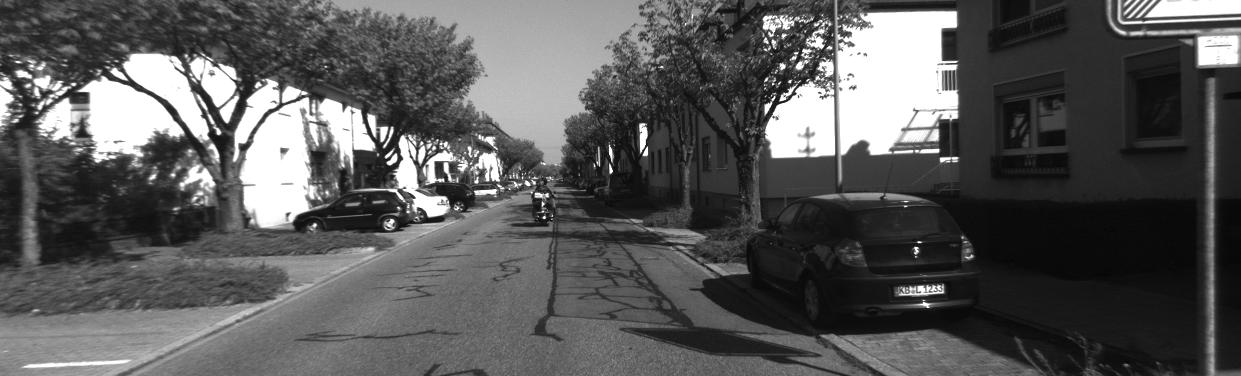
#> input picture Exercise 8 - Lucas-Kanade tracker/Matlab/data/000000.png, 1241 x 376 px, found by its file name
$ python main.py   (older library calls are emulated)
#> lines starting #> are read from the running program, lines starting #| are printed output that depends on the picture
### Exercise 5 - Stereo Dense Reconstruction/Solution 5 - Stereo Dense Reconstruction/code_python/getDisparity.py
import numpy as np
import multiprocessing
import matplotlib.pyplot as plt
from scipy.spatial.distance import cdist


def getDisparity(left_img, right_img, patch_radius, min_disp, max_disp):
    """
    left_img and right_img are both H x W and you should return a H x W matrix containing the disparity d for
    each pixel of left_img. Set disp_img to 0 for pixels where the SSD and/or d is not defined, and for
    d estimates rejected in Part 2. patch_radius specifies the SSD patch and each valid d should satisfy
    min_disp <= d <= max_disp.
    """
    r = patch_radius
    patch_size = 2 * patch_radius + 1

    disp_img = np.zeros_like(left_img).astype(np.float)
    rows, cols = left_img.shape

    debug_ssds = False
    reject_outliers = True
    refine_estimate = True

    # [4 lines of commented-out code are left out]

    for row in range(patch_radius, rows - patch_radius):
        for col in range(max_disp + patch_radius, cols - patch_radius):
            # Here we construct what you can see in the left two subplots of Fig. 4.
            left_patch = left_img[(row - r):(row + r + 1), (col - r):(col + r + 1)]
            right_strip = right_img[(row - r):(row + r + 1), (col - r - max_disp):(col + r - min_disp + 1)]

            rsvecs = np.zeros([patch_size, patch_size, max_disp - min_disp + 1])
            for i in range(0, patch_size):
                rsvecs[:, i, :] = right_strip[:, i:(max_disp - min_disp + i + 1)]

            # Transforming the patches into vectors so we can run them through pdist2.
            lpvec = left_patch.flatten()
            rsvecs = rsvecs.reshape([patch_size**2, max_disp - min_disp + 1])

            ssds = cdist(lpvec[None, :], rsvecs.T, 'sqeuclidean').squeeze(0)

            if debug_ssds:
                plt.figure(figsize=(15, 4))
                plot1 = plt.subplot2grid((1, 4), (0, 0))
                plot2 = plt.subplot2grid((1, 4), (0, 1), colspan=2)
                plot3 = plt.subplot2grid((1, 4), (0, 3))

                plot1.imshow(left_patch)
                plot1.axis('off')
                plot2.imshow(right_strip)
                plot2.axis('off')

                plot3.plot(ssds)
                plt.xlabel('d-d_{max}')
                plt.ylabel('Shi-Tomasi Scores')

                plt.tight_layout()
                plt.show()

            # The way the patches are set up, the argmin of ssds will not directly be the disparity,
            # but rather (max_disparity - disparity). We call this "neg_disp".
            neg_disp = np.argmin(ssds)
            min_ssd = ssds[neg_disp]

            if reject_outliers:
                if (ssds <= 1.5 * min_ssd).sum() < 3 and neg_disp != 0 and neg_disp != ssds.shape[0] - 1:
                    if not refine_estimate:
                        disp_img[row, col] = max_disp - neg_disp - 1
                    else:
                        x = np.asarray([neg_disp - 1, neg_disp, neg_disp + 1])
                        p = np.polyfit(x, ssds[x], 2)

                        # Minimum of p(0)x^2 + p(1)x + p(2), converted from neg_disp to disparity as above.
                        disp_img[row, col] = max_disp + p[1] / (2 * p[0]) - 1

            else:
                disp_img[row, col] = max_disp - neg_disp - 1

    return disp_img

### Exercise 5 - Stereo Dense Reconstruction/Solution 5 - Stereo Dense Reconstruction/code_python/main.py
import cv2
import warnings
import numpy as np
import matplotlib.pyplot as plt

from getDisparity import getDisparity
from disparityToPointCloud import disparityToPointCloud

# Scaling down by a factor of 2, otherwise too slow.
left_img = cv2.resize(cv2.imread('../../data/left/000000.png', cv2.IMREAD_GRAYSCALE), None,
                      fx=0.5, fy=0.5, interpolation=cv2.INTER_LINEAR)
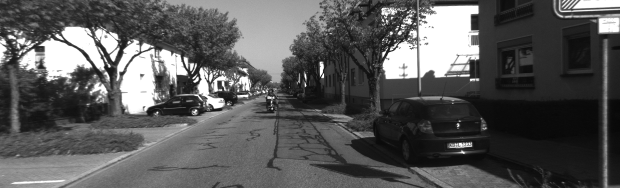
#> left_img: shape (188, 620); min 8, max 255, mean 89.2
right_img = cv2.resize(cv2.imread('../../data/right/000000.png', cv2.IMREAD_GRAYSCALE), None,
                       fx=0.5, fy=0.5, interpolation=cv2.INTER_LINEAR)
K = np.loadtxt('../../data/K.txt')
K[0:2, :] /= 2

poses = np.loadtxt('../../data/poses.txt')

# Given by the KITTI dataset:
baseline = 0.54

# Carefully tuned by the TAs:
patch_radius = 5
min_disp = 5
max_disp = 50
xlims = [7, 20]
ylims = [-6, 10]
zlims = [-5, 5]

# Parts 1, 2 and 4: Disparity on one image pair
disp_img = getDisparity(left_img, right_img, patch_radius, min_disp, max_disp)
#> after the loop in getDisparity, `for row in range(patch_radius, rows - patch_radius):`:
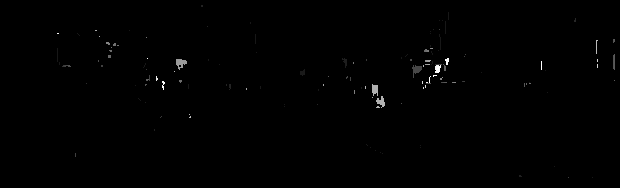
#> disp_img: shape (188, 620) float64; min 0, max 48.5, mean 0.2; drawn with min black and max white
#> after the loop in getDisparity, `for row in range(patch_radius, rows - patch_radius):`:
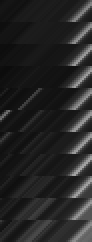
#> rsvecs: shape (121, 46) float64 (shown 2 times larger); min 12, max 163, mean 37.6

plt.clf()
plt.close()
plt.imshow(disp_img)
plt.axis('off')
plt.tight_layout()
plt.show()

# Optional (only if fast enough): Disparity movie
warnings.warn('Visualizing disparity over sequence! This is optional and could take a lot of time (100 stereo pairs)!')

maxi = 10
for i in range(maxi):
    l = cv2.resize(cv2.imread('../../data/left/{0:06d}.png'.format(i), cv2.IMREAD_GRAYSCALE), None,
                   fx=0.5, fy=0.5, interpolation=cv2.INTER_LINEAR)
    r = cv2.resize(cv2.imread('../../data/right/{0:06d}.png'.format(i), cv2.IMREAD_GRAYSCALE), None,
                   fx=0.5, fy=0.5, interpolation=cv2.INTER_LINEAR)

    disp_img_i = getDisparity(l, r, patch_radius, min_disp, max_disp)
#> (the run stopped early here; a loop or call above may not have finished)
